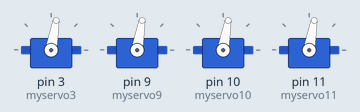
The sketch below on a simulated Arduino Uno, built with avr-gcc and run on an emulated ATmega328P. Shown: 4 × servo.

Above: at 0.05 s.
At 2.0 s:
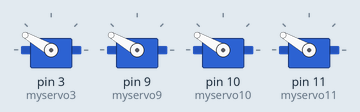
Timing chart, 0 to 4.6 s (numbered marks = the images above):
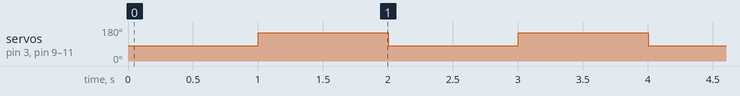

The sketch:

LizardWalk.ino
```cpp
/* LizardWalk
  By: David French and Isaac Schumann
*/

#include <Servo.h>

Servo myservo3;  // create servo object to control a servo
Servo myservo9;
Servo myservo10;
Servo myservo11;

void setup()
{
  myservo3.attach(3);  // links the pins to the servo objects
  myservo9.attach(9);
  myservo10.attach(10);
  myservo11.attach(11);
}

void loop()
{
  // step motions are in separate functions to make sure the
  // .. the servos have time to complete.
  legForward ();
  delay(1000);
  legBack ();
  delay (1000);
}

void legForward()
{
  myservo3.write (80);
  myservo9.write (80);
  myservo10.write (80);
  myservo11.write (80);
}
void legBack()
{
  myservo3.write (150);
  myservo9.write (150);
  myservo10.write (150);
  myservo11.write (150);
}
```

Measured:
- by itself, servo on pin 3 (myservo3), servo on pin 9 (myservo9), servo on pin 10 (myservo10), servo on pin 11 (myservo11): alternates 150° for 1.0 s and 80° for 1.0 s
